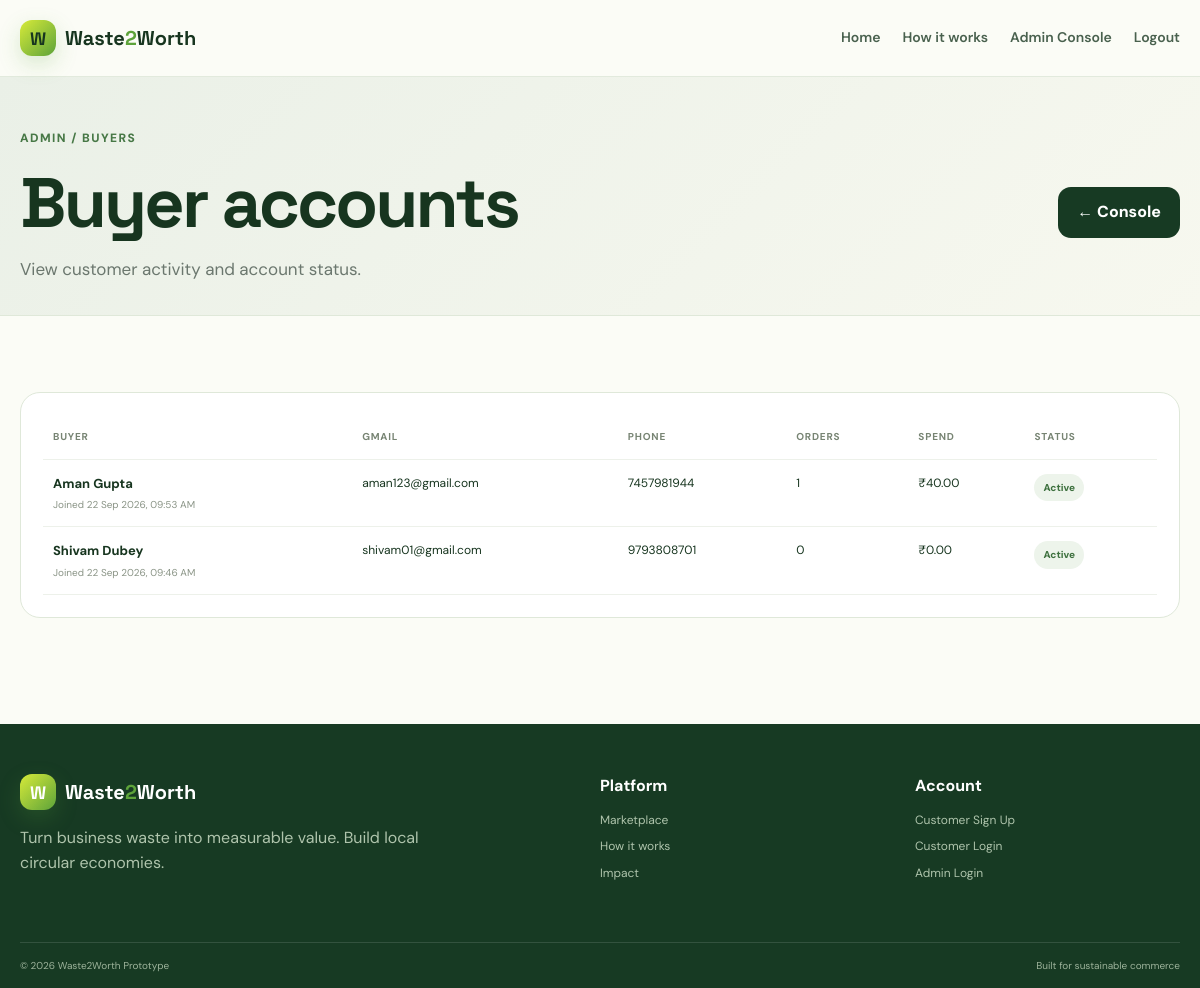
Screenshot of /admin/buyers (signed in) with the database file from the repository.
### tables this page shows
CREATE TABLE users (
            id INTEGER PRIMARY KEY AUTOINCREMENT,
            email TEXT UNIQUE NOT NULL,
            password_hash TEXT NOT NULL,
            name TEXT NOT NULL,
            phone TEXT,
            role TEXT NOT NULL CHECK(role IN ('customer','admin')) DEFAULT 'customer',
            is_blacklisted INTEGER NOT NULL DEFAULT 0,
            blacklist_reason TEXT,
            created_at TEXT NOT NULL
        );

### app.py (the view)
@app.route("/admin/buyers")
@admin_required
def admin_buyers():
    buyers = query_db(
        """
        SELECT u.*, COUNT(o.id) order_count, COALESCE(SUM(o.total_price),0) spend
        FROM users u LEFT JOIN orders o ON o.buyer_id=u.id
        WHERE u.role='customer' GROUP BY u.id ORDER BY u.created_at DESC
        """
    )
    return render_template("admin_buyers.html", buyers=buyers)

### app.py (called while the page is built)
def get_db() -> sqlite3.Connection:
    if "db" not in g:
        db = sqlite3.connect(app.config["DATABASE"])
        db.row_factory = sqlite3.Row
        db.execute("PRAGMA foreign_keys = ON")
        g.db = db
    return g.db

def query_db(query: str, args=(), one: bool = False):
    cur = get_db().execute(query, args)
    rows = cur.fetchall()
    cur.close()
    if one:
        return rows[0] if rows else None
    return rows

def current_user():
    if "user_id" not in session:
        return None
    user = query_db("SELECT * FROM users WHERE id = ?", (session["user_id"],), one=True)
    return user

def admin_required(fn):
    @wraps(fn)
    def wrapper(*args, **kwargs):
        user = current_user()
        if not user or user["role"] != "admin":
            flash("Admin login required.", "warning")
            return redirect(url_for("admin_login", next=request.path))
        return fn(*args, **kwargs)
    return wrapper

def money(v: float) -> str:
    return f"₹{v:,.2f}"

@app.template_filter("money")
def money_filter(value):
    try:
        return money(float(value))
    except Exception:
        return "₹0.00"

@app.template_filter("datetime_short")
def datetime_short(value: str) -> str:
    try:
        return datetime.fromisoformat(value.replace("Z", "")).strftime("%d %b %Y, %I:%M %p")
    except Exception:
        return value

@app.context_processor
def inject_globals():
    user = current_user()
    store = None
    if user and user["role"] == "customer":
        store = query_db("SELECT * FROM stores WHERE user_id = ?", (user["id"],), one=True)
    return {
        "current_user": user,
        "current_store": store,
        "categories": ["cardboard", "paper", "plastic", "glass", "metal", "textile", "organic", "e-waste", "other"],
        "material_factors": MATERIAL_FACTORS,
    }

### templates/admin_buyers.html (shortened to what this page needs)
{% extends 'base.html' %}
{% block content %}
<section class="admin-head"><div class="container page-head-row"><div><span class="eyebrow">Admin / Buyers</span><h1>Buyer accounts</h1><p>View customer activity and account status.</p></div><a class="btn btn-dark" href="{{ url_for('admin_dashboard') }}">← Console</a></div></section>
<section class="container section"><div class="panel"><div class="table-wrap"><table><thead><tr><th>Buyer</th><th>Gmail</th><th>Phone</th><th>Orders</th><th>Spend</th><th>Status</th></tr></thead><tbody>{% for b in buyers %}<tr><td><strong>{{ b.name }}</strong><small>Joined {{ b.created_at|datetime_short }}</small></td><td>{{ b.email }}</td><td>{{ b.phone or '—' }}</td><td>{{ b.order_count }}</td><td>{{ b.spend|money }}</td><td><span class="status {{ 'cancelled' if b.is_blacklisted else 'completed' }}">{{ 'Blacklisted' if b.is_blacklisted else 'Active' }}</span></td></tr>{% else %}<tr><td colspan="6">No buyers yet.</td></tr>{% endfor %}</tbody></table></div></div></section>
{% endblock %}

### static/css/style.css (style rules this page uses)
:root { --ink:#17351f;--muted:#6b776e;--paper:#fbfcf6;--card:#fff;--line:#dfe8d9;--leaf:#2f7d32;--leaf2:#5da33a;--lime:#d7ea39;--yellow:#f2df55;--deep:#173a23;--danger:#bd3b2f;--shadow:0 18px 50px rgba(27,64,35,.10);--radius:22px }
* { box-sizing:border-box }
html { scroll-behavior:smooth }
body { margin:0;background:var(--paper);color:var(--ink);font-family:"DM Sans",sans-serif;line-height:1.55 }
a { color:inherit;text-decoration:none }
.container { width:min(1160px,calc(100% - 36px));margin:0 auto }
.eyebrow { display:inline-flex;align-items:center;gap:8px;color:#477846;font-size:12px;font-weight:800;letter-spacing:.12em;text-transform:uppercase }
.hero h1,.page-hero h1,.page-head h1,.auth-side h1,.detail-content h1,.admin-head h1 { font:700 clamp(40px,6vw,70px)/1.03 "Space Grotesk",sans-serif;letter-spacing:-.04em;margin:17px 0 }
.btn { display:inline-flex;align-items:center;justify-content:center;border:1px solid transparent;border-radius:13px;padding:12px 18px;font-weight:800;transition:.2s transform,.2s box-shadow,.2s background }
.btn-dark { background:var(--deep);color:#fff }
.section { padding:76px 0 }
.section-head,.page-head-row,.panel-head { display:flex;align-items:center;justify-content:space-between;gap:20px }
.page-hero p,.page-head p,.admin-head p { max-width:720px;color:var(--muted);font-size:17px }
.page-head,.admin-head { padding:48px 0 16px }
.panel { background:#fff;border:1px solid var(--line);border-radius:20px;padding:22px }
.table-wrap { overflow-x:auto }
table { width:100%;border-collapse:collapse;min-width:700px }
th,td { text-align:left;padding:14px 10px;border-bottom:1px solid #edf1ea;font-size:12px;vertical-align:top }
th { color:#778473;text-transform:uppercase;letter-spacing:.08em;font-size:10px }
td strong { display:block;font-size:13px }
td small { display:block;color:#8a9486;margin-top:3px }
.status { display:inline-flex;border-radius:999px;padding:6px 9px;background:#edf4eb;color:#3e713f;font-weight:800;font-size:10px;text-transform:capitalize }
.admin-head { background:linear-gradient(135deg,#eaf0e7,#f7f8ef);border-bottom:1px solid var(--line) }

### rows the page displays
users: name "Aman Gupta", created_at "22 Sep 2026, 09:53 AM", email "aman123@gmail.com", phone "7457981944", order_count "1", spend "₹40.00", is_blacklisted "Active"
users: name "Shivam Dubey", created_at "22 Sep 2026, 09:46 AM", email "shivam01@gmail.com", phone "9793808701", order_count "0", spend "₹0.00", is_blacklisted "Active"
